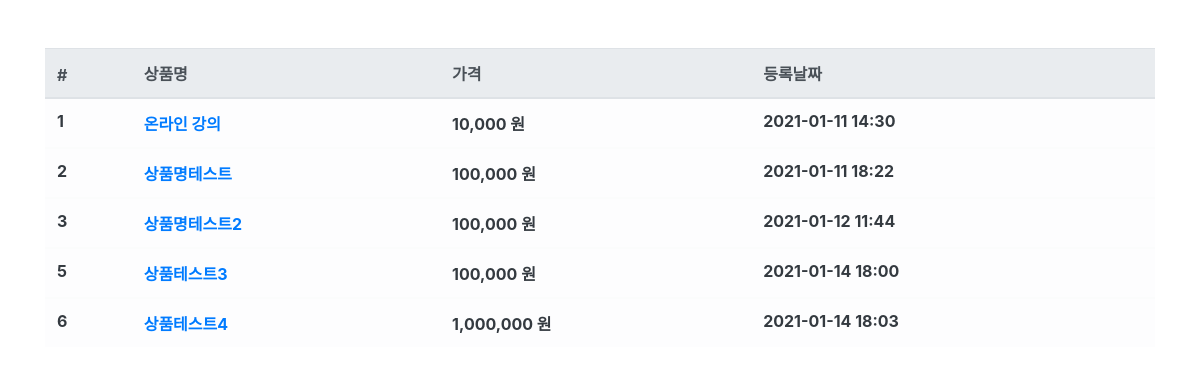
The app's page /product/ with its own data.
### product/models.py (models this page shows, shortened)
class Product(models.Model):
    name = models.CharField(max_length=256, verbose_name='상품명')
    price = models.IntegerField(verbose_name='상품가격')
    description = models.TextField(verbose_name='상품설명')
    stock = models.IntegerField(verbose_name='재고')
    register_date = models.DateTimeField(
        auto_now_add=True, verbose_name='등록날짜')
    class Meta:
        db_table = 'fastcampus_product'
        verbose_name = '상품'
        verbose_name_plural = '상품'

### product/views.py (the view)
# urls.py: path('product/', ProductList.as_view()),
class ProductList(ListView):
    model = Product
    template_name = 'product.html'
    context_object_name = 'product_list'

### product/templates/product.html (shortened to what this page needs)
{% extends "base.html" %}
{% load humanize %}
{% block contents %}
<div class="row mt-5">
    <div class="col-12">
        <table class="table table-light">
            <thead class="thead-light">
                <tr>
                    <th scope="col">#</th>
                    <th scope="col">상품명</th>
                    <th scope="col">가격</th>
                    <th scope="col">등록날짜</th>
                </tr>
            </thead>
            {% for product in product_list %}
            <tbody class="text-dark">
                <tr>
                    <th scope="row">{{ product.id }}</th>
                    <th><a id="product-{{ product.id }}" onmouseenter="product_detail({{ product.id }});"
                        onmouseleave="product_leave({{ product.id }});" href="/product/{{ product.id }}">{{ product.name }}</a></th>
                    <th>{{ product.price|intcomma }} 원</th>
                    <th>{{ product.register_date|date:'Y-m-d H:i' }}</th>
                </tr>
                {% endfor %}
            </tbody>
        </table>
    </div>
</div>
{% endblock %}

### records on screen
Product: id "1", name "온라인 강의", price "10,000", register_date "2021-01-11 14:30"
Product: id "2", name "상품명테스트", price "100,000", register_date "2021-01-11 18:22"
Product: id "3", name "상품명테스트2", price "100,000", register_date "2021-01-12 11:44"
Product: id "5", name "상품테스트3", price "100,000", register_date "2021-01-14 18:00"
Product: id "6", name "상품테스트4", price "1,000,000", register_date "2021-01-14 18:03"
